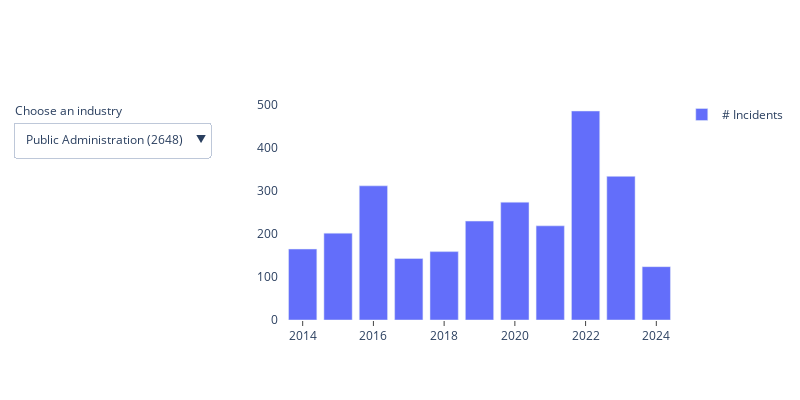

Notebook source saved alongside this figure:
### Code cell
# Cyber attacks broken down by industry

fig = go.Figure()
# fig = go.Figure(layout=layout)

# TRACES
fig.add_trace(
    go.Bar(x=yearly_bd_pubadm.Year, y=yearly_bd_pubadm.no_incidents,
                         name="# Incidents"))
# avg_incidents = yearly_bd_pubadm.no_incidents.mean()
# no_years = yearly_bd_pubadm.Year.count()



# LAYOUT and AXES
layout = dict(
    width=800,
    height=400,
    # title="Cyber Events Database <br><sup>Center for International and Security Studies | University of Maryland</sup>",
    xaxis=dict(
        showgrid=False,
        ticks='outside',
        showline=False
    ),
    yaxis=dict(
        zeroline=False
    ),
    showlegend=True,
    plot_bgcolor='white',
)
fig.update_layout(layout)
fig.update_yaxes(ticksuffix="  ")

# ANNOTATIONS
x_left = -0.7
y_left=1
fig.update_layout(
    annotations=[
        dict(text="Choose an industry", xref="paper", yref="paper",
             xanchor="left",
             y=y_left, x=x_left,
             align="left", showarrow=False)
    ]
)


# DROP-DOWNS
# Individual industry or All - multiselect seemingly only available in Dash: https://dash.plotly.com/dash-core-components/dropdown
fig.update_layout(
    updatemenus=[
        dict(
            buttons=list([
                dict(
                    args=["type", "scatter"],
                    label="Public Administration (2648)",
                    method="restyle"
                ),
                dict(
                    args=["type", "scatter"],
                    label="Health Care and Social Assi-<br>stance (1865)",
                    # BUG
                    # label=insert_br("Health Care and Social Assistance (1865)"),
                    method="restyle"
                )
            ]),
            xanchor='left',
            direction="down",
            # pad={"r": 10, "t": 10},
            x=x_left,
            y=y_left-0.1,
            # font=dict(size=14),
            # width=150
        )
    ]
)

fig.show()

### Figure 1 — Plotly figure (JSON) as saved in the notebook; plotly's stock layout.template omitted (floating-point values rounded to 4 significant figures)
{"data": [{"name": "# Incidents", "type": "bar", "x": [2014, 2015, 2016, 2017, 2018, 2019, 2020, 2021, 2022, 2023, 2024], "y": [165, 202, 312, 143, 159, 230, 274, 219, 486, 334, 124]}], "layout": {"annotations": [{"align": "left", "showarrow": false, "text": "Choose an industry", "x": -0.7, "xanchor": "left", "xref": "paper", "y": 1, "yref": "paper"}], "height": 400, "plot_bgcolor": "white", "showlegend": true, "updatemenus": [{"buttons": [{"args": ["type", "scatter"], "label": "Public Administration (2648)", "method": "restyle"}, {"args": ["type", "scatter"], "label": "Health Care and Social Assi-<br>stance (1865)", "method": "restyle"}], "direction": "down", "x": -0.7, "xanchor": "left", "y": 0.9}], "width": 800, "xaxis": {"showgrid": false, "showline": false, "ticks": "outside"}, "yaxis": {"ticksuffix": "  ", "zeroline": false}}}
